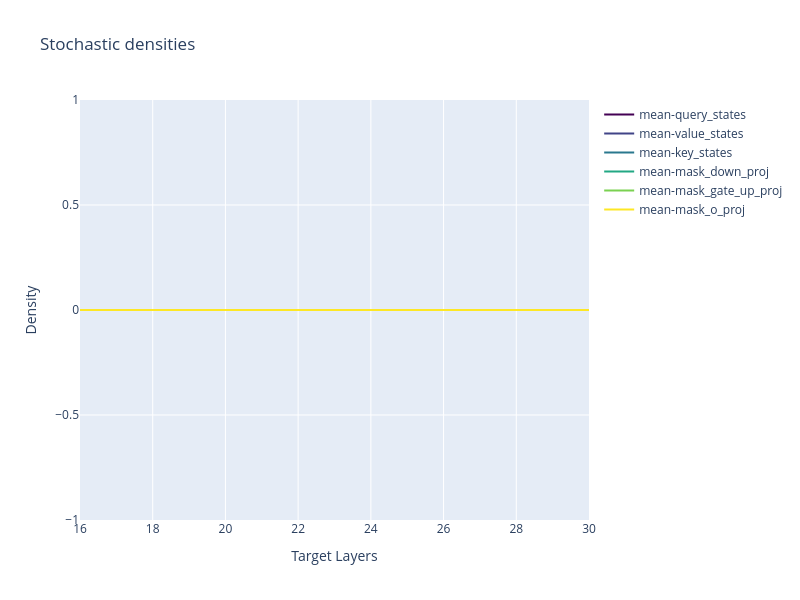

Source (notebook cell):
### Code cell
plot_densities(densities)

### Figure 1 — Plotly figure (JSON) as saved in the notebook; plotly's stock layout.template omitted (floating-point values rounded to 4 significant figures)
{"data": [{"line": {"color": "rgba(0.267004, 0.004874, 0.329415, 1.0)"}, "mode": "lines", "name": "mean-query_states", "type": "scatter", "x": [16, 17, 18, 19, 20, 21, 22, 23, 24, 25, 26, 27, 28, 29, 30], "y": [0, 0, 0, 0, 0, 0, 0, 0, 0, 0, 0, 0, 0, 0, 0]}, {"line": {"color": "rgba(0.253935, 0.265254, 0.529983, 1.0)"}, "mode": "lines", "name": "mean-value_states", "type": "scatter", "x": [16, 17, 18, 19, 20, 21, 22, 23, 24, 25, 26, 27, 28, 29, 30], "y": [0, 0, 0, 0, 0, 0, 0, 0, 0, 0, 0, 0, 0, 0, 0]}, {"line": {"color": "rgba(0.163625, 0.471133, 0.558148, 1.0)"}, "mode": "lines", "name": "mean-key_states", "type": "scatter", "x": [16, 17, 18, 19, 20, 21, 22, 23, 24, 25, 26, 27, 28, 29, 30], "y": [0, 0, 0, 0, 0, 0, 0, 0, 0, 0, 0, 0, 0, 0, 0]}, {"line": {"color": "rgba(0.134692, 0.658636, 0.517649, 1.0)"}, "mode": "lines", "name": "mean-mask_down_proj", "type": "scatter", "x": [16, 17, 18, 19, 20, 21, 22, 23, 24, 25, 26, 27, 28, 29, 30], "y": [0, 0, 0, 0, 0, 0, 0, 0, 0, 0, 0, 0, 0, 0, 0]}, {"line": {"color": "rgba(0.477504, 0.821444, 0.318195, 1.0)"}, "mode": "lines", "name": "mean-mask_gate_up_proj", "type": "scatter", "x": [16, 17, 18, 19, 20, 21, 22, 23, 24, 25, 26, 27, 28, 29, 30], "y": [0, 0, 0, 0, 0, 0, 0, 0, 0, 0, 0, 0, 0, 0, 0]}, {"line": {"color": "rgba(0.993248, 0.906157, 0.143936, 1.0)"}, "mode": "lines", "name": "mean-mask_o_proj", "type": "scatter", "x": [16, 17, 18, 19, 20, 21, 22, 23, 24, 25, 26, 27, 28, 29, 30], "y": [0, 0, 0, 0, 0, 0, 0, 0, 0, 0, 0, 0, 0, 0, 0]}], "layout": {"height": 600, "title": {"text": "Stochastic densities"}, "width": 800, "xaxis": {"title": {"text": "Target Layers"}}, "yaxis": {"title": {"text": "Density"}}}}
